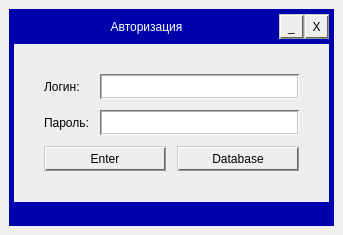
<?xml version="1.0" encoding="UTF-8"?>
<ui version="4.0">
 <class>MainWindow</class>
 <widget class="QMainWindow" name="MainWindow">
  <property name="geometry">
   <rect>
    <x>0</x>
    <y>0</y>
    <width>343</width>
    <height>235</height>
   </rect>
  </property>
  <property name="minimumSize">
   <size>
    <width>0</width>
    <height>0</height>
   </size>
  </property>
  <property name="maximumSize">
   <size>
    <width>343</width>
    <height>235</height>
   </size>
  </property>
  <property name="windowTitle">
   <string>MainWindow</string>
  </property>
  <widget class="QWidget" name="centralwidget">
   <property name="styleSheet">
    <string notr="true">#frame {
	background-color: rgb(0, 1, 171);
}
#frame_main {
	background-color: rgb(238, 238, 238);
}
#label_title {
	font: 9pt &quot;Flexi_IBM_VGA_False.ttf&quot;;
	color: rgb(255, 255, 255);
}

QListView, QLineEdit { 
	border-style: groove;
  	border-width: 2px;
  	border-top-color: rgb(120, 120, 120);
  	border-left-color: rgb(120, 120, 120);
  	border-right-color: rgb(200, 200, 200);
  	border-bottom-color: rgb(200, 200, 200);
}
QLineEdit:read-only { background-color: rgb(240, 240, 240); }

/*QCOMBOBOX*/
QComboBox { 
	border-style: groove;
  	border-width: 2px;
  	border-top-color: rgb(120, 120, 120);
  	border-left-color: rgb(120, 120, 120);
  	border-right-color: rgb(200, 200, 200);
  	border-bottom-color: rgb(200, 200, 200);
}
QComboBox::drop-down {
	border-style: groove;
  	border-width: 2px;
  	border-top-color: rgb(200, 200, 200);
  	border-left-color: rgb(200, 200, 200);
  	border-right-color: rgb(100, 100, 100);
  	border-bottom-color: rgb(100, 100, 100);
	background-color: rgb(238, 238, 238);
	image: url(:/icon/resources/icon/downarrow.png);
}
QComboBox::drop-down:pressed {
	border-style: groove;
  	border-width: 2px;
  	border-top-color: rgb(100, 100, 100);
  	border-left-color: rgb(100, 100, 100);
  	border-right-color: rgb(200, 200, 200);
  	border-bottom-color: rgb(200, 200, 200);
}
QComboBox QAbstractItemView {
	selection-background-color: rgb(240, 240, 240);
	selection-color: rgb(1, 1, 1);
}

/*QPUSHBUTTON*/
QPushButton { 
	border-style: groove;
  	border-width: 2px;
  	border-top-color: rgb(200, 200, 200);
  	border-left-color: rgb(200, 200, 200);
  	border-right-color: rgb(100, 100, 100);
  	border-bottom-color: rgb(100, 100, 100);
	background-color: rgb(238, 238, 238); 
}
QPushButton:pressed { 
	background-color: rgb(249, 249, 249);
	border-style: groove;
  	border-width: 2px;
  	border-top-color: rgb(100, 100, 100);
  	border-left-color: rgb(100, 100, 100);
  	border-right-color: rgb(200, 200, 200);
  	border-bottom-color: rgb(200, 200, 200);
}</string>
   </property>
   <layout class="QVBoxLayout" name="verticalLayout">
    <item>
     <widget class="QFrame" name="frame">
      <layout class="QVBoxLayout" name="verticalLayout_2">
       <property name="spacing">
        <number>5</number>
       </property>
       <property name="leftMargin">
        <number>5</number>
       </property>
       <property name="topMargin">
        <number>5</number>
       </property>
       <property name="rightMargin">
        <number>5</number>
       </property>
       <property name="bottomMargin">
        <number>5</number>
       </property>
       <item>
        <widget class="QFrame" name="frame_top">
         <property name="sizePolicy">
          <sizepolicy hsizetype="Preferred" vsizetype="Maximum">
           <horstretch>0</horstretch>
           <verstretch>0</verstretch>
          </sizepolicy>
         </property>
         <layout class="QHBoxLayout" name="horizontalLayout_2">
          <property name="spacing">
           <number>0</number>
          </property>
          <property name="leftMargin">
           <number>0</number>
          </property>
          <property name="topMargin">
           <number>0</number>
          </property>
          <property name="rightMargin">
           <number>0</number>
          </property>
          <property name="bottomMargin">
           <number>0</number>
          </property>
          <item>
           <widget class="QLabel" name="label_title">
            <property name="maximumSize">
             <size>
              <width>16777215</width>
              <height>25</height>
             </size>
            </property>
            <property name="text">
             <string>Авторизация</string>
            </property>
            <property name="alignment">
             <set>Qt::AlignCenter</set>
            </property>
           </widget>
          </item>
          <item>
           <widget class="QPushButton" name="pushButton_hide">
            <property name="minimumSize">
             <size>
              <width>25</width>
              <height>25</height>
             </size>
            </property>
            <property name="maximumSize">
             <size>
              <width>25</width>
              <height>25</height>
             </size>
            </property>
            <property name="text">
             <string>_</string>
            </property>
           </widget>
          </item>
          <item>
           <widget class="QPushButton" name="pushButton_close">
            <property name="minimumSize">
             <size>
              <width>25</width>
              <height>25</height>
             </size>
            </property>
            <property name="maximumSize">
             <size>
              <width>25</width>
              <height>25</height>
             </size>
            </property>
            <property name="text">
             <string>X</string>
            </property>
           </widget>
          </item>
         </layout>
        </widget>
       </item>
       <item>
        <widget class="QFrame" name="frame_main">
         <layout class="QVBoxLayout" name="verticalLayout_3">
          <property name="spacing">
           <number>11</number>
          </property>
          <property name="leftMargin">
           <number>30</number>
          </property>
          <property name="topMargin">
           <number>30</number>
          </property>
          <property name="rightMargin">
           <number>30</number>
          </property>
          <property name="bottomMargin">
           <number>30</number>
          </property>
          <item>
           <layout class="QGridLayout" name="gridLayout">
            <property name="spacing">
             <number>11</number>
            </property>
            <item row="0" column="0">
             <widget class="QLabel" name="label">
              <property name="minimumSize">
               <size>
                <width>0</width>
                <height>25</height>
               </size>
              </property>
              <property name="text">
               <string>Логин:</string>
              </property>
             </widget>
            </item>
            <item row="1" column="0">
             <widget class="QLabel" name="label_2">
              <property name="minimumSize">
               <size>
                <width>0</width>
                <height>25</height>
               </size>
              </property>
              <property name="text">
               <string>Пароль:</string>
              </property>
             </widget>
            </item>
            <item row="0" column="1">
             <widget class="QLineEdit" name="lineEdit_login">
              <property name="minimumSize">
               <size>
                <width>190</width>
                <height>25</height>
               </size>
              </property>
             </widget>
            </item>
            <item row="1" column="1">
             <widget class="QLineEdit" name="lineEdit_password">
              <property name="minimumSize">
               <size>
                <width>0</width>
                <height>25</height>
               </size>
              </property>
              <property name="echoMode">
               <enum>QLineEdit::Password</enum>
              </property>
             </widget>
            </item>
           </layout>
          </item>
          <item>
           <layout class="QHBoxLayout" name="horizontalLayout">
            <item>
             <widget class="QPushButton" name="pushButton_enter">
              <property name="minimumSize">
               <size>
                <width>0</width>
                <height>25</height>
               </size>
              </property>
              <property name="text">
               <string>Enter</string>
              </property>
             </widget>
            </item>
            <item>
             <widget class="QPushButton" name="pushButton_database">
              <property name="minimumSize">
               <size>
                <width>0</width>
                <height>25</height>
               </size>
              </property>
              <property name="text">
               <string>Database</string>
              </property>
             </widget>
            </item>
           </layout>
          </item>
         </layout>
        </widget>
       </item>
       <item>
        <widget class="QLabel" name="label_3">
         <property name="sizePolicy">
          <sizepolicy hsizetype="Preferred" vsizetype="Maximum">
           <horstretch>0</horstretch>
           <verstretch>0</verstretch>
          </sizepolicy>
         </property>
         <property name="text">
          <string/>
         </property>
         <property name="pixmap">
          <pixmap resource="../ui_resources.qrc">:/icon/resources/icon/logo.png</pixmap>
         </property>
         <property name="alignment">
          <set>Qt::AlignRight|Qt::AlignTrailing|Qt::AlignVCenter</set>
         </property>
        </widget>
       </item>
      </layout>
     </widget>
    </item>
   </layout>
  </widget>
 </widget>
 <resources>
  <include location="../ui_resources.qrc"/>
 </resources>
 <connections/>
</ui>
